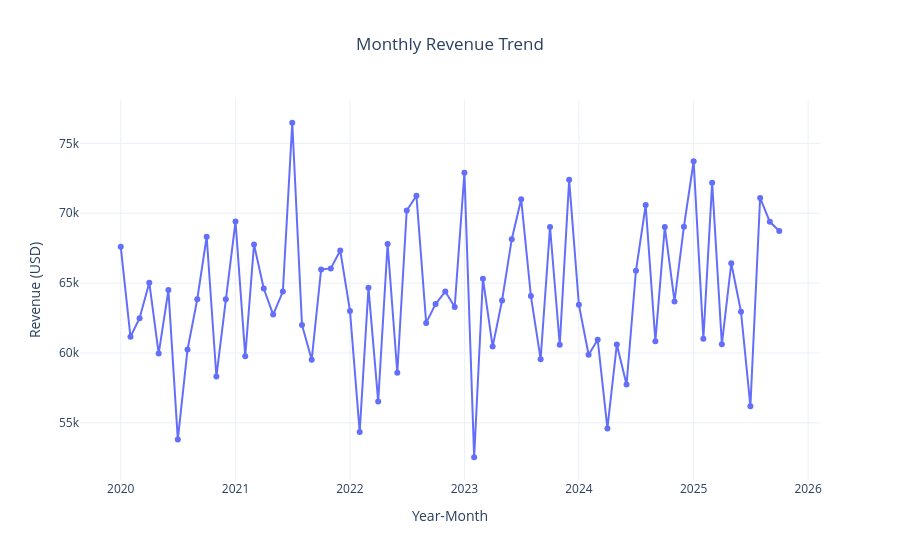

Source (notebook cell):
### Markdown cell above
### 12.1 Monthly Revenue Trend

### Code cell
fig = px.line(
    revenue_trend,
    x="year_month",
    y="total_usd",
    title="Monthly Revenue Trend",
    markers=True
)

fig.update_layout(
    title_x=0.5,
    xaxis_title="Year-Month",
    yaxis_title="Revenue (USD)",
    template="plotly_white"
)

fig.show()

### Figure 1 — Plotly figure (JSON) as saved in the notebook; plotly's stock layout.template omitted (floating-point values rounded to 4 significant figures)
{"data": [{"hovertemplate": "year_month=%{x}<br>total_usd=%{y}<extra></extra>", "legendgroup": "", "line": {"color": "#636efa", "dash": "solid"}, "marker": {"symbol": "circle"}, "mode": "lines+markers", "name": "", "orientation": "v", "showlegend": false, "type": "scatter", "x": ["20-01", "20-02", "20-03", "20-04", "20-05", "20-06", "20-07", "20-08", "20-09", "20-10", "20-11", "20-12", "21-01", "21-02", "21-03", "21-04", "21-05", "21-06", "21-07", "21-08", "21-09", "21-10", "21-11", "21-12", "22-01", "22-02", "22-03", "22-04", "22-05", "22-06", "22-07", "22-08", "22-09", "22-10", "22-11", "22-12", "23-01", "23-02", "23-03", "23-04", "23-05", "23-06", "23-07", "23-08", "23-09", "23-10", "23-11", "23-12", "24-01", "24-02", "24-03", "24-04", "24-05", "24-06", "24-07", "24-08", "24-09", "24-10", "24-11", "24-12", "25-01", "25-02", "25-03", "25-04", "25-05", "25-06", "25-07", "25-08", "25-09", "25-10"], "xaxis": "x", "y": [67600.0, 61160.0, 62490.0, 65030.0, 59960.0, 64500.0, 53800.0, 60250.0, 63840.0, 68320.0, 58320.0, 63840.0, 69410.0, 59770.0, 67770.0, 64610.0, 62750.0, 64400.0, 76470.0, 62010.0, 59520.0, 65980.0, 66050.0, 67330.0, 63010.0, 54350.0, 64660.0, 56530.0, 67800.0, 58580.0, 70190.0, 71250.0, 62150.0, 63500.0, 64400.0, 63300.0, 72900.0, 52540.0, 65320.0, 60460.0, 63760.0, 68140.0, 71000.0, 64070.0, 59550.0, 69020.0, 60590.0, 72390.0, 63450.0, 59880.0, 60950.0, 54600.0, 60600.0, 57740.0, 65880.0, 70580.0, 60840.0, 69020.0, 63690.0, 69040.0, 73720.0, 61020.0, 72190.0, 60620.0, 66420.0, 62950.0, 56180.0, 71090.0, 69390.0, 68730.0], "yaxis": "y"}], "layout": {"autosize": true, "legend": {"tracegroupgap": 0}, "title": {"text": "Monthly Revenue Trend", "x": 0.5}, "xaxis": {"anchor": "y", "autorange": true, "domain": [0, 1], "range": ["2019-08-26 22:21:23.8802", "2026-02-05 01:38:36.1198"], "title": {"text": "Year-Month"}, "type": "date"}, "yaxis": {"anchor": "x", "autorange": true, "domain": [0, 1], "range": [50560.0, 78450.0], "title": {"text": "Revenue (USD)"}, "type": "linear"}}}
